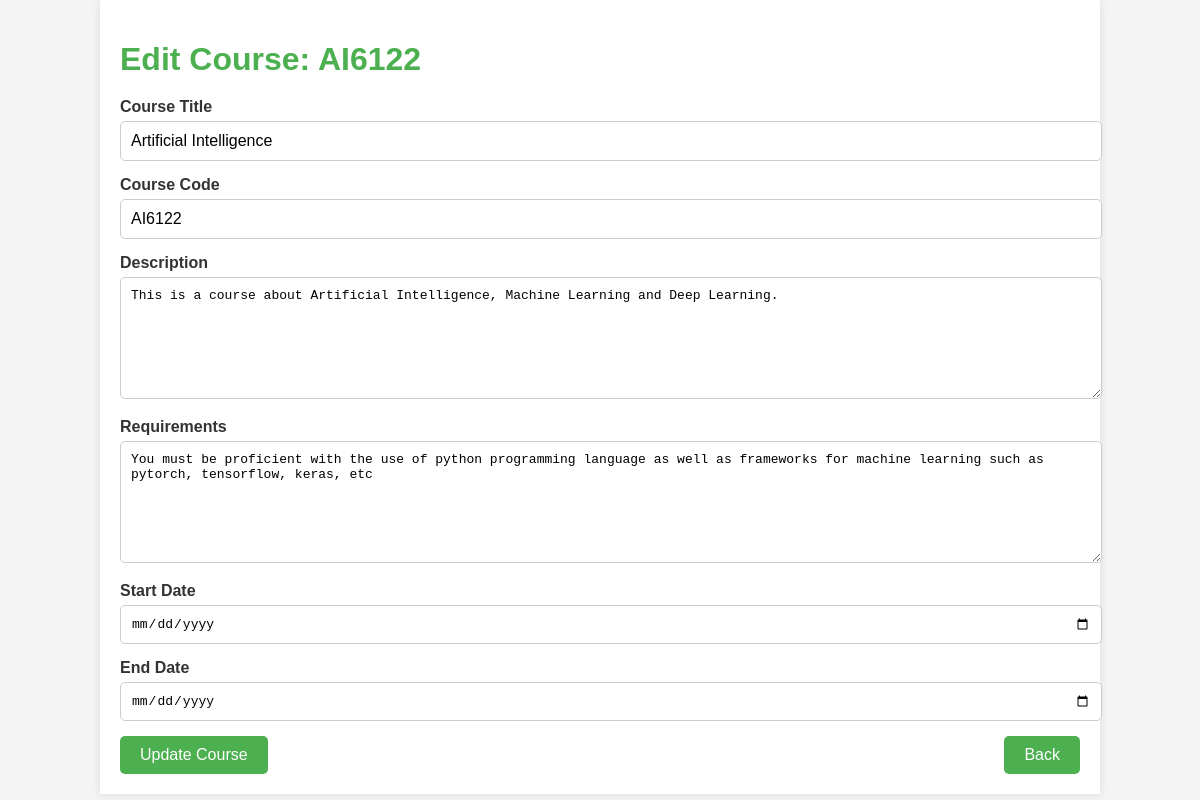
/attendace/course/edit/18/ (signed in), run on the app's committed database.
### attendace/models.py (models this page shows, shortened)
class Course(models.Model):
    course_title = models.CharField(max_length=50, default='')
    course_code = models.CharField(max_length=50, unique=True)
    description = models.TextField()
    requirements = models.TextField()
    start_date = models.DateField()
    end_date = models.DateField()
    teacher = models.ForeignKey(settings.AUTH_USER_MODEL, on_delete=models.CASCADE)
    students = models.ManyToManyField(settings.AUTH_USER_MODEL, related_name='enrolled_courses')

### attendace/views.py (the view)
# urls.py: path('course/edit/<int:course_id>/', views.edit_course, name='edit-course'),
@login_required
def edit_course(request, course_id):
    course = get_object_or_404(models.Course, id=course_id)
    if request.method == 'POST':
        form = forms.CourseUpdateForm(request.POST, instance=course)
        if form.is_valid():
            form.save()
            return redirect('attendace:teacher-dashboard')
    else:
        form = forms.CourseUpdateForm(instance=course)
    return render(request, 'attendance/edit_course.html', {'form': form, 'course': course})

### attendace/forms.py (shortened to what this page needs)
class CourseUpdateForm(forms.ModelForm):
    start_date = forms.DateField(
        widget=forms.DateInput(attrs={'type': 'date'}),
        label='Start Date'
    )
    end_date = forms.DateField(
        widget=forms.DateInput(attrs={'type': 'date'}),
        label='End Date'
    )
    class Meta:
        model = Course
        fields = ['course_title', 'course_code', 'description', 'requirements', 'start_date', 'end_date']

### attendace/templates/attendance/edit_course.html (shortened to what this page needs)
<!DOCTYPE html>
<html lang="en">
    {% load static %}
<head>
    <link rel="stylesheet" href="{% static 'attendace/css/edit-course.css' %}">
    <link rel="stylesheet" href="https://cdnjs.cloudflare.com/ajax/libs/font-awesome/5.15.3/css/all.min.css">
</head>
<body>
    <div class="container">
        <header>
            <h1>Edit Course: {{ course.course_code }}</h1>
        </header>
        <main>
            <form method="post" action={% url 'attendace:edit-course' course.id%}>
                <div class="form-group">
                    <label for="course_title">Course Title</label>
                    <input type="text" id="course_title" name="course_title" value="{{ course.course_title }}">
                </div>
                <div class="form-group">
                    <label for="course_code">Course Code</label>
                    <input type="text" id="course_code" name="course_code" value="{{ course.course_code }}">
                </div>
                <div class="form-group">
                    <label for="description">Description</label>
                    <textarea id="description" name="description">{{ course.description }}</textarea>
                </div>
                <div class="form-group">
                    <label for="requirements">Requirements</label>
                    <textarea id="requirements" name="requirements">{{ course.requirements }}</textarea>
                </div>
                <div class="form-group">
                    <label for="start_date">Start Date</label>
                    <input type="date" id="start_date" name="start_date" value="{{ course.start_date }}">
                </div>
                <div class="form-group">
                    <label for="end_date">End Date</label>
                    <input type="date" id="end_date" name="end_date" value="{{ course.end_date }}">
                </div>
                <div style='display:flex; justify-content: space-between; '>
                    <button type="submit" class="btn-submit">Update Course</button>
                    <button class='btn-submit'><a href="{% url 'attendace:course-detail' course.id %}">Back</a></button>
                </div>
        </main>
    </div>
</body>
</html>

### attendace/static/attendace/css/edit-course.css (style rules this page uses)
body { font-family: Arial, sans-serif; background-color: #f4f4f4; color: #333; margin: 0; padding: 0; }
.container { width: 80%; margin: 0 auto; background-color: #fff; padding: 20px; box-shadow: 0 0 10px rgba(0, 0, 0, 0.1); }
header h1 { font-size: 2em; margin-bottom: 20px; color: #4CAF50; }
.form-group { margin-bottom: 15px; }
.form-group label { display: block; margin-bottom: 5px; font-weight: bold; }
.form-group input, .form-group textarea { width: 100%; padding: 10px; border: 1px solid #ccc; border-radius: 5px; font-size: 1em; }
.form-group textarea { height: 100px; }
.btn-submit { background-color: #4CAF50; color: white; padding: 10px 20px; border: none; border-radius: 5px; font-size: 1em; cursor: pointer; }

### attendace/templates/attendance/edit_course.html (style rules this page uses)
a { text-decoration: none; color: inherit; }

### data on the page
Course: course_code "AI6122", course_title "Artificial Intelligence", description "This is a course about Artificial Intelligence, Machine Learning and Deep Learning.", requirements "You must be proficient with the use of python programming language as well as frameworks for machine learning such as pytorch, tensorflow, keras, etc"
